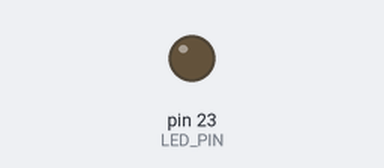
Simulated run of this sketch. Board: Arduino Mega 2560, built with avr-gcc and run on an emulated ATmega2560. Shown: output pins drawn as LEDs (lit = HIGH).

Above: at 0.2 s.
At 3.1 s:
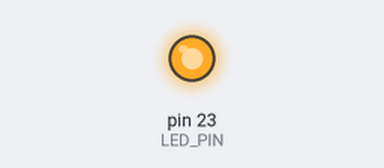
Timing chart, 0 to 7.5 s (numbered marks = the images above):
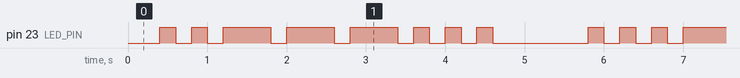

The sketch:

ex03.ino
```cpp
const int LED_PIN = 23;

const unsigned long DOT_TIME = 200;
const unsigned long DASH_TIME = 600;
const unsigned long GAP_TIME = 200;
const unsigned long END_GAP_TIME = 1200;

enum LedState {
  LED_ON,
  LED_OFF
};

struct SignalStep {
  LedState state;
  unsigned long duration;
};

SignalStep sosPattern[] = {
  {LED_ON, DOT_TIME}, {LED_OFF, GAP_TIME},
  {LED_ON, DOT_TIME}, {LED_OFF, GAP_TIME},
  {LED_ON, DOT_TIME}, {LED_OFF, GAP_TIME},

  {LED_ON, DASH_TIME}, {LED_OFF, GAP_TIME},
  {LED_ON, DASH_TIME}, {LED_OFF, GAP_TIME},
  {LED_ON, DASH_TIME}, {LED_OFF, GAP_TIME},

  {LED_ON, DOT_TIME}, {LED_OFF, GAP_TIME},
  {LED_ON, DOT_TIME}, {LED_OFF, GAP_TIME},
  {LED_ON, DOT_TIME}, {LED_OFF, END_GAP_TIME}
};

const int stepCount = sizeof(sosPattern) / sizeof(sosPattern[0]);

int currentStep = 0;
unsigned long previousMillis = 0;

void setup() {
  pinMode(LED_PIN, OUTPUT);
  digitalWrite(LED_PIN, LOW);
}

void loop() {
  unsigned long currentMillis = millis();

  if (currentMillis - previousMillis >= sosPattern[currentStep].duration) {
    previousMillis = currentMillis;

    currentStep++;

    if (currentStep >= stepCount) {
      currentStep = 0;
    }

    if (sosPattern[currentStep].state == LED_ON) {
      digitalWrite(LED_PIN, HIGH);
    } else {
      digitalWrite(LED_PIN, LOW);
    }
  }
}
```

Measured:
- by itself, pin 23 (LED_PIN): repeats every 5.8 s: LOW 0.20 s, HIGH 0.20 s, 3 × (LOW 0.20 s, HIGH 0.60 s), 3 × (LOW 0.20 s, HIGH 0.20 s), LOW 1.2 s, HIGH 0.20 s, LOW 0.20 s, HIGH 0.20 s
- by itself, everything shown: repeats every 5.8 s, in 18 steps
